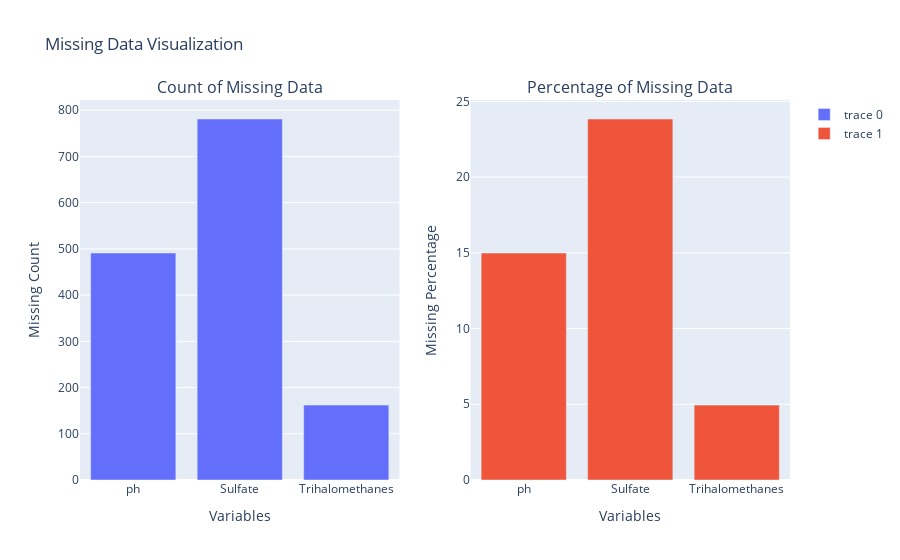

Write notebook code for a chart like this one.
### Markdown cell above
---
##### ANALYSING THE MISSING DATA

### Code cell
def visualize_missing_data(df):
    import plotly.subplots as sp
    import plotly.graph_objs as go
    """
    Create interactive bar charts to visualize missing data percentages and counts with Plotly.

    Parameters:
    df (pd.DataFrame): The DataFrame containing the data.

    Returns:
    None
    """
    # Calculate missing counts and percentages
    missing_counts = df.isnull().sum()
    missing_percentages = (missing_counts / len(df)) * 100

    # Filter out columns with no missing data
    missing_counts = missing_counts[missing_counts > 0]
    missing_percentages = missing_percentages[missing_percentages > 0]

    if missing_counts.empty:
        print("No columns with missing data to visualize.")
        return

    # Create DataFrames for Plotly
    df_counts = pd.DataFrame({'Variable': missing_counts.index, 'Missing Count': missing_counts.values})
    df_percentages = pd.DataFrame({'Variable': missing_percentages.index, 'Missing Percentage': missing_percentages.values})

    print("Missing Data Information:")
    for variable, count, percentage in zip(df_counts['Variable'], df_counts['Missing Count'], df_percentages['Missing Percentage']):
        print(f"Variable: {variable}, Missing Count: {count}, Missing Percentage: {percentage:.2f}%")

    # Create subplots arranged horizontally for counts and percentages
    fig = sp.make_subplots(
        rows=1,
        cols=2,
        subplot_titles=("Count of Missing Data", "Percentage of Missing Data"),
        horizontal_spacing=0.1
    )

    # Create bar chart for missing counts
    fig.add_trace(
        go.Bar(x=df_counts['Variable'], y=df_counts['Missing Count']),
        row=1,
        col=1
    )

    # Create bar chart for missing percentages
    fig.add_trace(
        go.Bar(x=df_percentages['Variable'], y=df_percentages['Missing Percentage']),
        row=1,
        col=2
    )

    title = "Missing Data Visualization"
    # Update layout and labels
    fig.update_layout(title=title)
    fig.update_xaxes(title_text="Variables", row=1, col=1)
    fig.update_xaxes(title_text="Variables", row=1, col=2)
    fig.update_yaxes(title_text="Missing Count", row=1, col=1)
    fig.update_yaxes(title_text="Missing Percentage", row=1, col=2)

    # Show the combined chart
    fig.show()
    fig.write_html(f"media/{title}.html")


visualize_missing_data(df)

### Figure 1 — Plotly figure (JSON) as saved in the notebook; plotly's stock layout.template omitted (floating-point values rounded to 4 significant figures)
{"data": [{"type": "bar", "x": ["ph", "Sulfate", "Trihalomethanes"], "xaxis": "x", "y": [491, 781, 162], "yaxis": "y"}, {"type": "bar", "x": ["ph", "Sulfate", "Trihalomethanes"], "xaxis": "x2", "y": [14.99, 23.84, 4.945], "yaxis": "y2"}], "layout": {"annotations": [{"font": {"size": 16}, "showarrow": false, "text": "Count of Missing Data", "x": 0.225, "xanchor": "center", "xref": "paper", "y": 1, "yanchor": "bottom", "yref": "paper"}, {"font": {"size": 16}, "showarrow": false, "text": "Percentage of Missing Data", "x": 0.775, "xanchor": "center", "xref": "paper", "y": 1, "yanchor": "bottom", "yref": "paper"}], "title": {"text": "Missing Data Visualization"}, "xaxis": {"anchor": "y", "domain": [0, 0.45], "title": {"text": "Variables"}}, "xaxis2": {"anchor": "y2", "domain": [0.55, 1], "title": {"text": "Variables"}}, "yaxis": {"anchor": "x", "domain": [0, 1], "title": {"text": "Missing Count"}}, "yaxis2": {"anchor": "x2", "domain": [0, 1], "title": {"text": "Missing Percentage"}}}}
